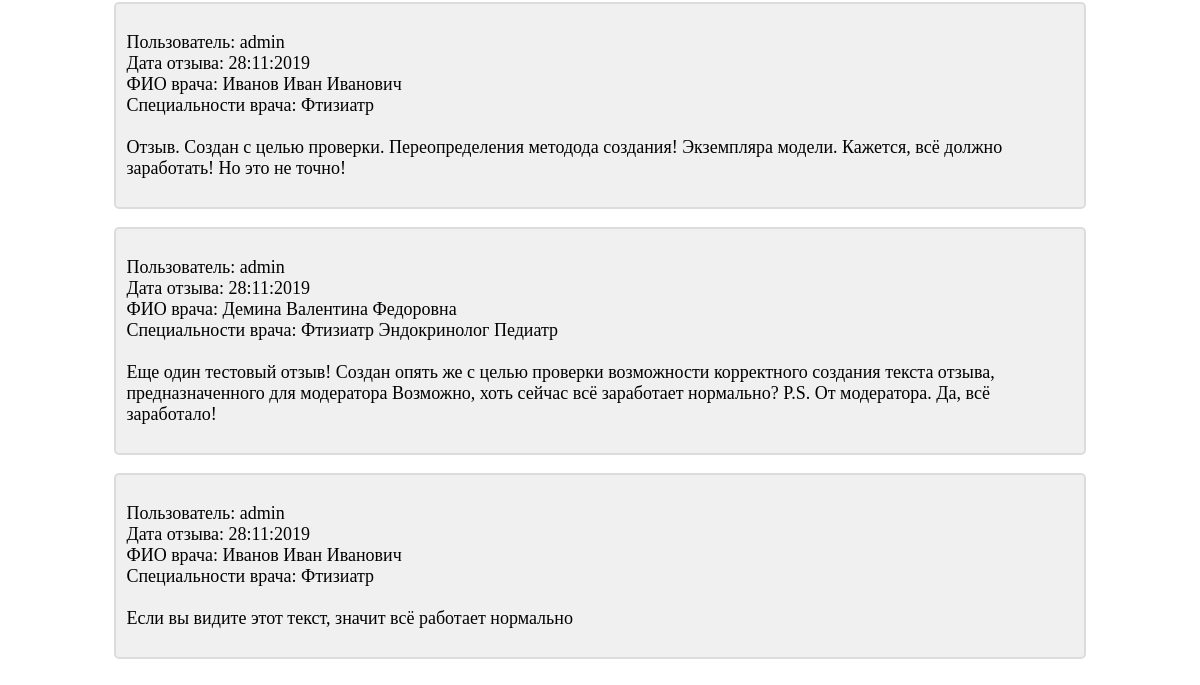
Before: /review/ (signed in, lower part) with the older database file.
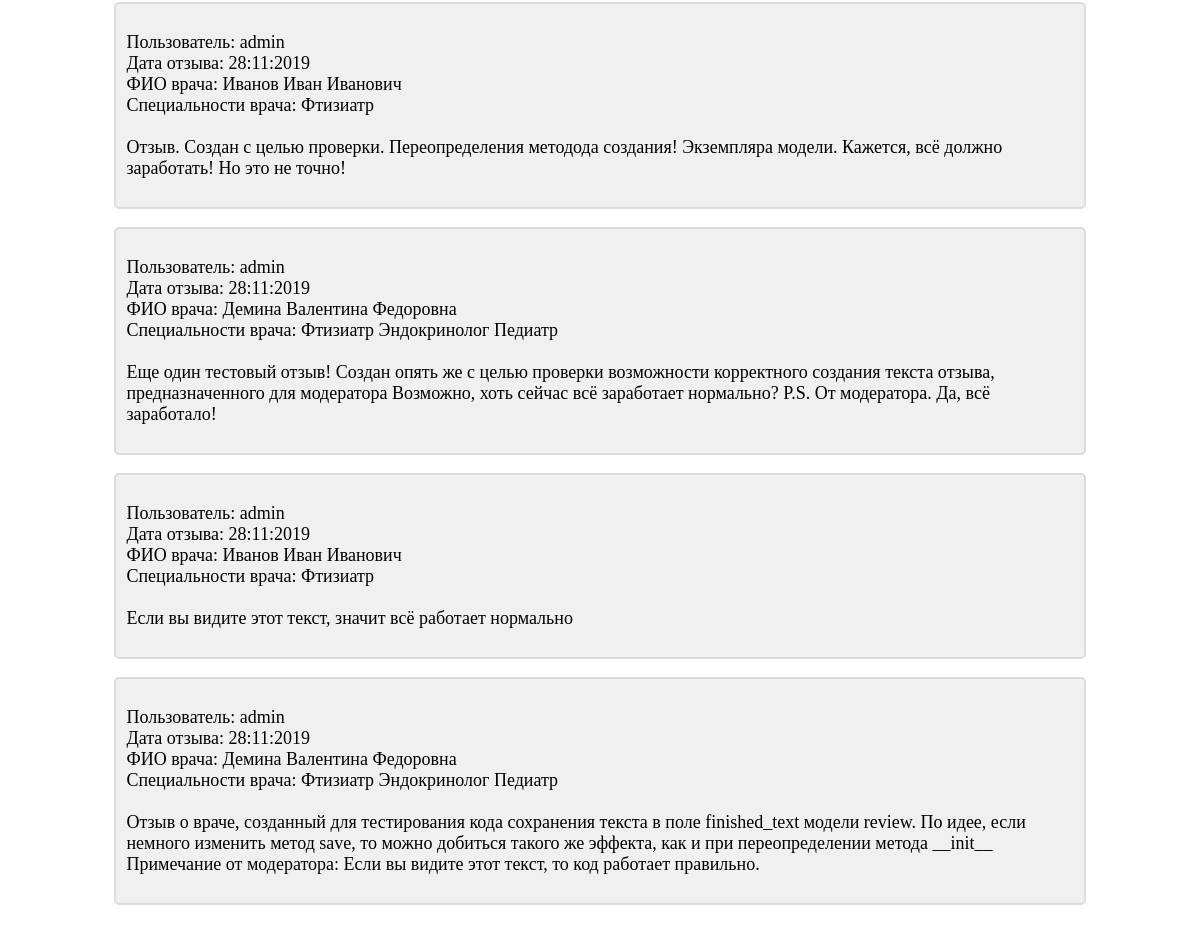
After: the same page with the newer database file.
### main/models.py (models this page shows, shortened)
class Review(models.Model):
    doctor = models.ForeignKey(Doctor, on_delete=models.CASCADE, verbose_name='ФИО врача', db_index=True)
    user = models.ForeignKey(User, null=True, blank=True, on_delete=models.PROTECT,
                             verbose_name='Пользователь, оставивший отзыв', db_index=True)
    dt_created = models.DateTimeField(auto_now_add=True, verbose_name='Дата и время создания отзыва')
    dt_updated = models.DateTimeField(auto_now=True, verbose_name='Дата и время редактирования отзыва')
    origin_text = models.TextField(blank=False, verbose_name='Исходный отзыв')
    finished_text = models.TextField(blank=False, verbose_name='Обработанный отзыв')
    moderation_flag = models.BooleanField(default=False, null=False, verbose_name='Отзыв отмодерирован')
    user_ip = models.GenericIPAddressField(protocol='IPv4', verbose_name='ip-адрес пользователя')
    class Meta:
        verbose_name = 'Отзыв'
        verbose_name_plural = 'Отзывы'
        ordering = ['dt_created']

class Doctor(models.Model):
    fio = models.CharField(max_length=250, verbose_name='ФИО врача')
    specialty = models.ManyToManyField(Specialty, verbose_name='Специальность врача')
    def __str__(self):
        return self.fio
    class Meta:
        verbose_name = 'ФИО врача'
        verbose_name_plural = 'ФИО врачей'
        indexes = [
            models.Index(fields=['id', 'fio'])
        ]
        ordering = ['fio']

class Specialty(models.Model):
    name = models.CharField(max_length=100, verbose_name='Специальность')
    def __str__(self):
        return self.name
    class Meta:
        verbose_name = 'Специальность'
        verbose_name_plural = 'Специальности'

### main/views.py (the view)
# urls.py: url(r'^review/$', review, name='review'),
@user_passes_test(lambda user: user.is_staff)
def review(request):
    reviews = Review.objects.select_related(
        'doctor',
        'user'
    ).prefetch_related(
        'doctor__specialty'
    ).filter(
        moderation_flag=True
    )
    context = {'reviews': reviews}
    return render(request, 'main/review.html', context)

### main/templatetags/filters.py (called while the page is built)
def check_wrong_words(text):
    output_text = ''
    for word in text.split():
        word_for_check = sub(r'[^\w]+', '', word)
        need_mark = check_word_for_forbidden(word_for_check) and not check_word_for_permitted(word_for_check)
        if need_mark:
            partitions = word.partition(word_for_check)
            output_text += '<font color="red">'+partitions[1]+'</font>'+partitions[2]+' '
            continue
        output_text += word+' '
    return mark_safe(output_text.rstrip())

def check_word_for_forbidden(word):
    for forbidden in forbidden_list:
        if forbidden.lower() in word.lower():
            return True

def check_word_for_permitted(word):
    for permitted in permitted_list:
        if word.lower() == permitted.lower():
            return True

### templates/main/review.html (shortened to what this page needs)
{% extends 'layout/basic.html' %}
{%  load filters %}
{% block content %}
    {% for review in reviews %}
        <div class="basic_block">
            <p>
                Пользователь:
                {{ review.user|default:"отзыв отправлен анонимным пользователем" }}<br>
                Дата отзыва: {{ review.dt_created|date:"d:m:Y" }}<br>
                ФИО врача: {{ review.doctor }}<br>
                Специальности врача:
                {% for spec in review.doctor.specialty.all %}
                    {{ spec }}
                {% empty %}
                    Для врача не указаны специальности...
                {% endfor %}
                <br><br>
                {{ review.finished_text|check_wrong_words }}
            </p>
        </div>
        <br>
    {% empty %}
        <div class="basic_block">
            <p>
                Простите, но на сайте нет отмодерированных отзывов...
            </p>
        </div>
    {% endfor %}
{% endblock content %}

### templates/layout/basic.html (shortened to what this page needs)
{% load static %}
<!DOCTYPE html>
<html lang="ru">
<head>
    <link rel="stylesheet" href="{% static 'main/style.css' %}">
</head>
<body>
{% block content %}
{% endblock %}
</body>
</html>

### main/static/main/style.css (style rules this page uses)
.basic_block { font-size: large; background-color: RGB(240, 240, 240); border: 2px solid RGB(220, 220, 220); border-radius: 5px; padding: 10px; margin-left: auto; margin-right: auto; width: 80%; overflow: hidden; }

Changed rows visible on the page:
added Review: user "admin", dt_created "28:11:2019", doctor "Демина Валентина Федоровна", finished_text|check_wrong_words "Отзыв о враче, созданный для тестирования кода сохранения текста в поле finished_text модели review. По идее, если немного изменить метод save, то можно добиться такого же эффекта, как и при переопределении метода __init__ Примечание от модератора: Если вы видите этот текст, то код работает правильно.", Specialty (name "Фтизиатр"), Specialty (name "Эндокринолог"), Specialty (name "Педиатр")
